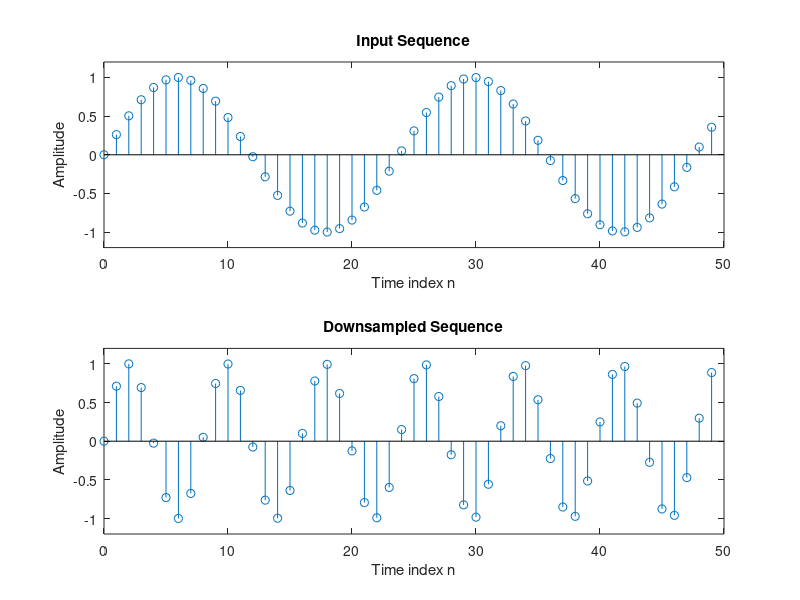

Here is the MATLAB script that generated this plot:
% Down Sampling by an integer factor
clc;
clear all;
close all;
n=0:49;
m= 0:50*3-1;
x = sin(2*pi*0.042*m);
y = x([1:3:length(x)]);
subplot(2,1,1),stem(n, x(1:50));
axis([0 50 -1.2 1.2]);
xlabel('Time index n');
ylabel('Amplitude');
title('Input Sequence');
subplot(2,1,2),stem(n, y);
axis([0 50 -1.2 1.2]);
xlabel('Time index n');
ylabel('Amplitude');
title('Downsampled Sequence');
